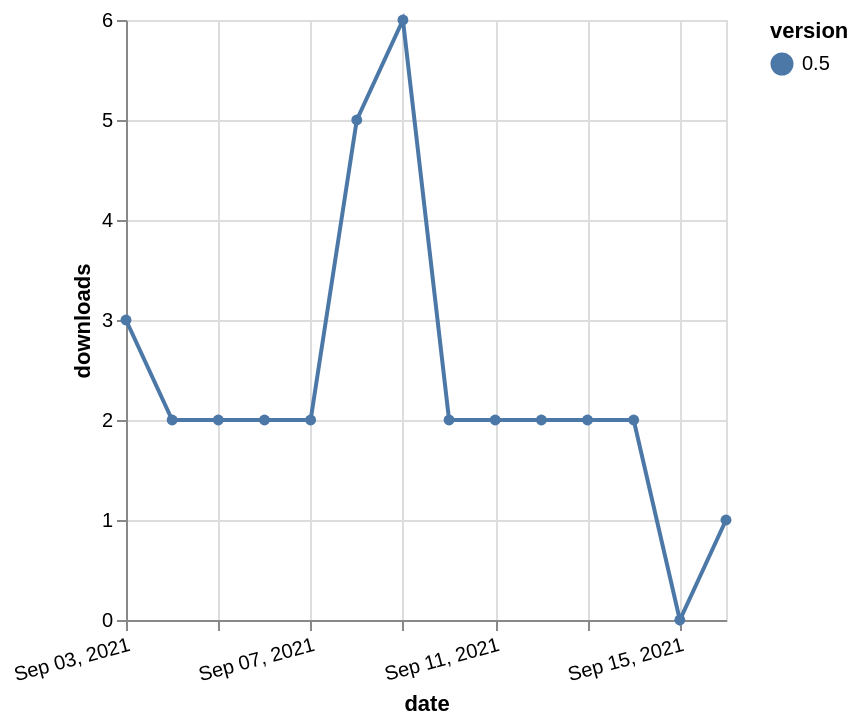

Describe this chart as a Vega-Lite specification.
### Vega-Lite specification from a JSON file in a GitHub repository (floating-point values rounded to 4 significant figures)
{"$schema": "https://vega.github.io/schema/vega-lite/v5.json", "description": "A simple bar chart with embedded data.", "data": {"values": [{"date": "2021-09-03", "total": 4302, "delta": 3, "version": "0.5"}, {"date": "2021-09-04", "total": 4304, "delta": 2, "version": "0.5"}, {"date": "2021-09-05", "total": 4306, "delta": 2, "version": "0.5"}, {"date": "2021-09-06", "total": 4308, "delta": 2, "version": "0.5"}, {"date": "2021-09-07", "total": 4310, "delta": 2, "version": "0.5"}, {"date": "2021-09-08", "total": 4315, "delta": 5, "version": "0.5"}, {"date": "2021-09-09", "total": 4321, "delta": 6, "version": "0.5"}, {"date": "2021-09-10", "total": 4323, "delta": 2, "version": "0.5"}, {"date": "2021-09-11", "total": 4325, "delta": 2, "version": "0.5"}, {"date": "2021-09-12", "total": 4327, "delta": 2, "version": "0.5"}, {"date": "2021-09-13", "total": 4329, "delta": 2, "version": "0.5"}, {"date": "2021-09-14", "total": 4331, "delta": 2, "version": "0.5"}, {"date": "2021-09-15", "total": 4331, "delta": 0, "version": "0.5"}, {"date": "2021-09-16", "total": 4332, "delta": 1, "version": "0.5"}]}, "width": "container", "mark": {"type": "line", "point": {"filled": true}}, "encoding": {"x": {"field": "date", "type": "temporal", "timeUnit": "yearmonthdate", "title": "date", "axis": {"labelAngle": -15}}, "y": {"field": "delta", "type": "quantitative", "title": "downloads"}, "color": {"field": "version", "type": "nominal"}, "tooltip": {"field": "delta"}}}
